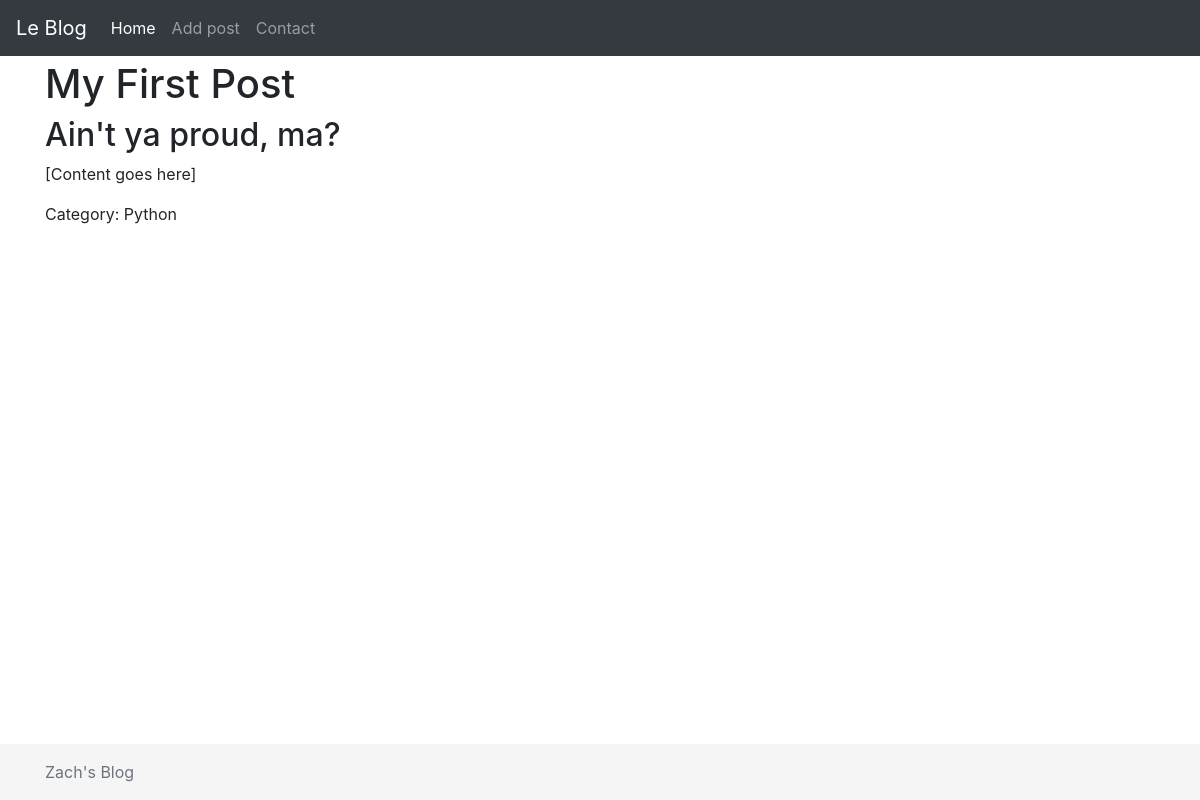
/post/1, run on the app's committed database.
### app.py (models this page shows, shortened)
class Post(db.Model):
    id = db.Column(db.Integer, primary_key=True)
    title = db.Column(db.String(255), nullable=False)
    subtitle = db.Column(db.String(255), nullable=False)
    body = db.Column(db.Text, nullable=False)
    pub_date = db.Column(db.DateTime, nullable=False,default=datetime.utcnow)
    category_id = db.Column(db.Integer, db.ForeignKey('category.id'), nullable=False)
    category = db.relationship('Category', backref=db.backref('posts', lazy=True))

class Category(db.Model):
    id = db.Column(db.Integer, primary_key=True)
    name = db.Column(db.String(50), nullable=False)

### app.py (the view)
@app.route('/post/<int:post_id>')
def show_post(post_id):
    fetched_post = Post.query.get(post_id)
    return render_template("post.html", post = fetched_post)

### templates/post.html (shortened to what this page needs)
{% extends 'base.html' %}
{% block content %}
    <h1>{{ post.title }}</h1>
    <h2>{{ post.subtitle }}</h2>
    <p>{{ post.body }}</p>
    <p>Category: {{ post.category.name }}</p>
{% endblock %}

### data on the page
Post: title "My First Post", subtitle "Ain't ya proud, ma?", body "[Content goes here]"
Category: category.name "Python"
